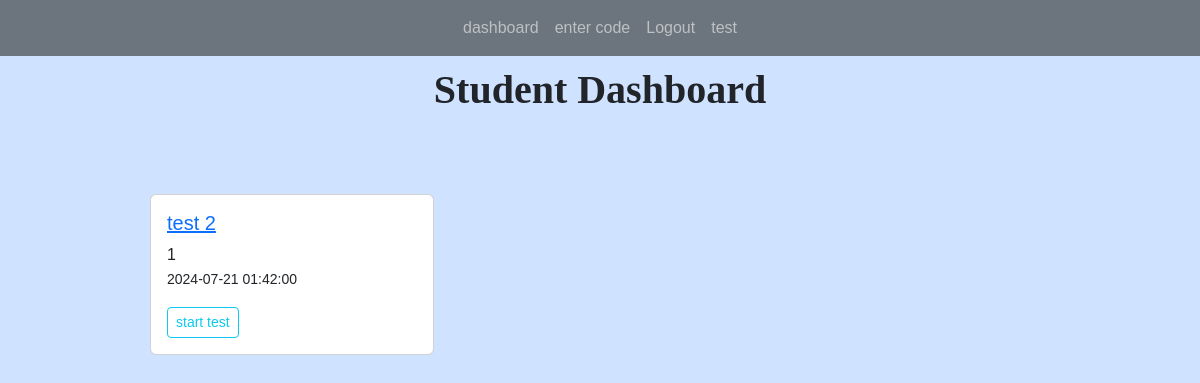
/student (signed in), run on an earlier commit of the app's database.
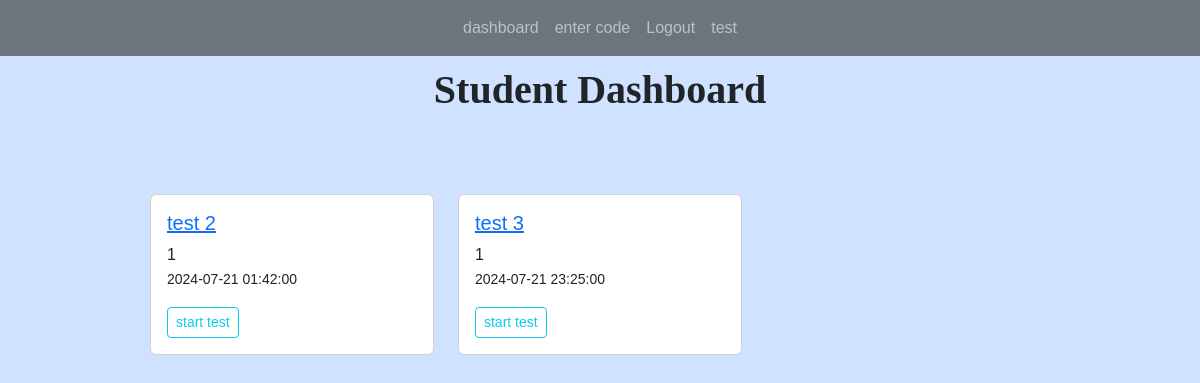
And on a later commit of the database.
### app.py (models this page shows)
class Tests(db.Model):
    test_id = db.Column(db.Integer, primary_key=True)
    title = db.Column(db.String(255))
    start_date = db.Column(db.DateTime, nullable = False)
    end_date = db.Column(db.DateTime, nullable = False)
    status = db.Column(db.String(255))
    teacher_id = db.Column(db.Integer, db.ForeignKey('users.id'))
    teacher = db.relationship('Users', backref=db.backref('tests', lazy=True))
    questions = db.relationship("Questions", backref="question_list")
    code = db.Column(db.String(6), unique=True)  # column to store the unique code
    students = db.relationship('Users', secondary='test_students', backref=db.backref('tests_registered', lazy=True))
    submissions = db.relationship('Submission', backref='test_submissions', lazy=True)

### app.py (the view)
@app.route('/student', methods=['GET', 'POST'])
@login_required(role="student")
def student_dashboard():
    tests = current_user.tests_registered
    return render_template('student_dashboard.html', tests=tests)

### app.py (called while the page is built)
@login_manager.user_loader
def load_user(user_id):
    return Users.query.get(int(user_id))

def login_required(role="ANY"):
    def wrapper(fn):
        @wraps(fn)
        def decorated_view(*args, **kwargs):
            if not current_user.is_authenticated:
               return login_manager.unauthorized()
            if ( (current_user.role != role) and (role != "ANY")):
                return login_manager.unauthorized()
            return fn(*args, **kwargs)
        return decorated_view
    return wrapper

### templates/student_dashboard.html (shortened to what this page needs)
{% extends 'index.html' %}
{% block content %}
<h1>Student Dashboard</h1>
<br>
<br/>
<br/>
<div class="row row-cols-1 row-cols-md-3 g-4">
	{% for test in tests %}
	<div class="col">
		<div class="card ">
		<div class="card-body">
		<h5 class="card-title"><a href="{{ url_for('test', id=test.test_id)}}">{{ test.title }}</a></h5>
		<p class="card-text">{{ test.teacher_id }}<br/>
			<small>{{ test.start_date }}</small> <br/>
		</p>
		<a href="{{ url_for('start_test', test_id=test.test_id)}}" class="btn btn-outline-info btn-sm">start test</a>
		</div>
		</div>
	</div>
	{% endfor %}
</div>
{% endblock %}

What changed in the data, as far as the page shows it:
added Tests: title "test 3", teacher_id "1", start_date "2024-07-21 23:25:00"
